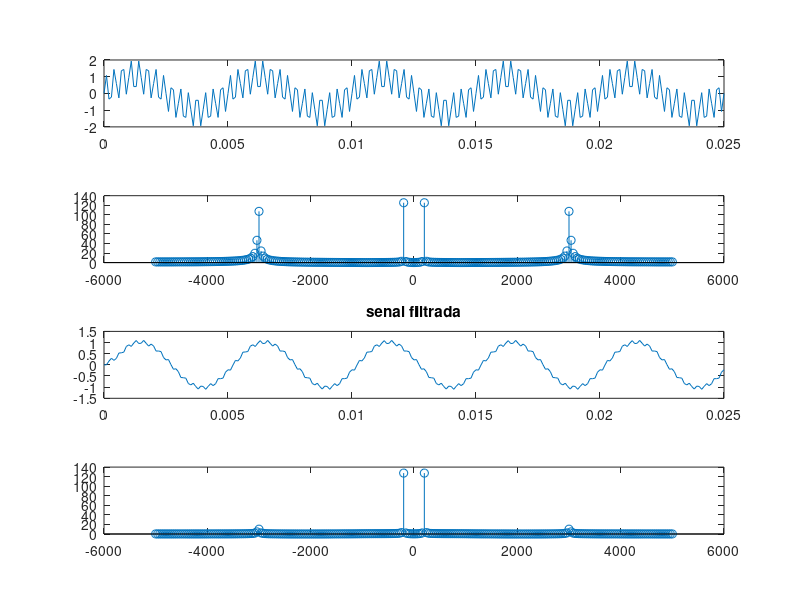

Here is the MATLAB script that generated this plot:
clear;clc;close all;

frecM = 10000;

HS = tf([6283^2],[1 6283 6283^2]);
[numZ,denZ] = tfdata(c2d(HS,1/frecM),'v');

t = [0:1/frecM:0.025];
sMuestreada = sin(2*pi*200*t)+sin(2*pi*3000*t);
subplot(4,1,1);
plot(t,sMuestreada);

f=linspace(-frecM/2,frecM/2,length(sMuestreada));
espectro_sMuestreada = fftshift(abs(fft(sMuestreada)));
subplot(4,1,2);
stem(f,espectro_sMuestreada);

sFiltrada(1)=0;
sFiltrada(2)=0;

for n=3:1:length(sMuestreada)
    sFiltrada(n) = sMuestreada(n)*numZ(1)+sMuestreada(n-1)*numZ(2)+sMuestreada(n-2)*numZ(3)-sFiltrada(n-1)*denZ(2)-sFiltrada(n-2)*denZ(3)
    
    2743.18*sMuestreada(n-1)+sFiltrada(n-1)*1.25-sFiltrada(n-2)*0.533;
end
subplot(4,1,3);
plot(t,sFiltrada);
title('senal filtrada')

espectro_filtrada = fftshift(abs(fft(sFiltrada)));
subplot(4,1,4);
stem(f,espectro_filtrada);